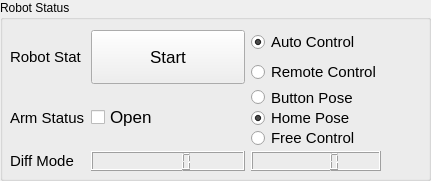
  <widget class="QGroupBox" name="groupBox">
   <property name="geometry">
    <rect>
     <x>10</x>
     <y>10</y>
     <width>431</width>
     <height>181</height>
    </rect>
   </property>
   <property name="title">
    <string>Robot Status</string>
   </property>
   <property name="flat">
    <bool>false</bool>
   </property>
   <widget class="QWidget" name="gridLayoutWidget">
    <property name="geometry">
     <rect>
      <x>10</x>
      <y>30</y>
      <width>371</width>
      <height>141</height>
     </rect>
    </property>
    <layout class="QGridLayout" name="gridLayout">
     <item row="4" column="0">
      <widget class="QLabel" name="label_3">
       <property name="sizePolicy">
        <sizepolicy hsizetype="Minimum" vsizetype="Preferred">
         <horstretch>0</horstretch>
         <verstretch>0</verstretch>
        </sizepolicy>
       </property>
       <property name="minimumSize">
        <size>
         <width>0</width>
         <height>0</height>
        </size>
       </property>
       <property name="font">
        <font>
         <pointsize>11</pointsize>
        </font>
       </property>
       <property name="text">
        <string>Diff Mode</string>
       </property>
      </widget>
     </item>
     <item row="0" column="2">
      <layout class="QVBoxLayout" name="verticalLayout">
       <item>
        <widget class="QRadioButton" name="btnModeAuto">
         <property name="font">
          <font>
           <pointsize>11</pointsize>
          </font>
         </property>
         <property name="text">
          <string>Auto Control</string>
         </property>
         <property name="checked">
          <bool>true</bool>
         </property>
         <attribute name="buttonGroup">
          <string notr="true">buttonGroup_2</string>
         </attribute>
        </widget>
       </item>
       <item>
        <widget class="QRadioButton" name="btnModeRemote">
         <property name="font">
          <font>
           <pointsize>11</pointsize>
          </font>
         </property>
         <property name="text">
          <string>Remote Control</string>
         </property>
         <attribute name="buttonGroup">
          <string notr="true">buttonGroup_2</string>
         </attribute>
        </widget>
       </item>
      </layout>
     </item>
     <item row="4" column="1">
      <widget class="QLCDNumber" name="lcdNumberDiffMode">
       <property name="sizePolicy">
        <sizepolicy hsizetype="Preferred" vsizetype="Fixed">
         <horstretch>25</horstretch>
         <verstretch>50</verstretch>
        </sizepolicy>
       </property>
       <property name="minimumSize">
        <size>
         <width>0</width>
         <height>19</height>
        </size>
       </property>
       <property name="sizeIncrement">
        <size>
         <width>0</width>
         <height>0</height>
        </size>
       </property>
       <property name="baseSize">
        <size>
         <width>0</width>
         <height>0</height>
        </size>
       </property>
       <property name="styleSheet">
        <string notr="true"/>
       </property>
      </widget>
     </item>
     <item row="0" column="0">
      <widget class="QLabel" name="label">
       <property name="sizePolicy">
        <sizepolicy hsizetype="Minimum" vsizetype="Preferred">
         <horstretch>0</horstretch>
         <verstretch>0</verstretch>
        </sizepolicy>
       </property>
       <property name="font">
        <font>
         <pointsize>11</pointsize>
        </font>
       </property>
       <property name="text">
        <string>Robot Stat</string>
       </property>
      </widget>
     </item>
     <item row="1" column="2">
      <layout class="QVBoxLayout" name="verticalLayout_2">
       <item>
        <widget class="QRadioButton" name="btnModeBP">
         <property name="font">
          <font>
           <pointsize>11</pointsize>
          </font>
         </property>
         <property name="text">
          <string>Button Pose</string>
         </property>
         <attribute name="buttonGroup">
          <string notr="true">buttonGroup</string>
         </attribute>
        </widget>
       </item>
       <item>
        <widget class="QRadioButton" name="btnModeHP">
         <property name="font">
          <font>
           <pointsize>11</pointsize>
          </font>
         </property>
         <property name="text">
          <string>Home Pose</string>
         </property>
         <property name="checked">
          <bool>true</bool>
         </property>
         <attribute name="buttonGroup">
          <string notr="true">buttonGroup</string>
         </attribute>
        </widget>
       </item>
       <item>
        <widget class="QRadioButton" name="btnModeFC">
         <property name="font">
          <font>
           <pointsize>11</pointsize>
          </font>
         </property>
         <property name="text">
          <string>Free Control</string>
         </property>
         <attribute name="buttonGroup">
          <string notr="true">buttonGroup</string>
         </attribute>
        </widget>
       </item>
      </layout>
     </item>
     <item row="1" column="0">
      <widget class="QLabel" name="label_2">
       <property name="sizePolicy">
        <sizepolicy hsizetype="Minimum" vsizetype="Preferred">
         <horstretch>0</horstretch>
         <verstretch>0</verstretch>
        </sizepolicy>
       </property>
       <property name="font">
        <font>
         <pointsize>11</pointsize>
        </font>
       </property>
       <property name="text">
        <string>Arm Status</string>
       </property>
      </widget>
     </item>
     <item row="1" column="1">
      <widget class="QCheckBox" name="checkBoxArmOpen">
       <property name="sizePolicy">
        <sizepolicy hsizetype="Preferred" vsizetype="Fixed">
         <horstretch>0</horstretch>
         <verstretch>0</verstretch>
        </sizepolicy>
       </property>
       <property name="minimumSize">
        <size>
         <width>0</width>
         <height>0</height>
        </size>
       </property>
       <property name="font">
        <font>
         <pointsize>13</pointsize>
        </font>
       </property>
       <property name="text">
        <string>Open</string>
       </property>
      </widget>
     </item>
     <item row="0" column="1">
      <widget class="QPushButton" name="pushButtonStart">
       <property name="sizePolicy">
        <sizepolicy hsizetype="Minimum" vsizetype="Preferred">
         <horstretch>0</horstretch>
         <verstretch>0</verstretch>
        </sizepolicy>
       </property>
       <property name="minimumSize">
        <size>
         <width>0</width>
         <height>0</height>
        </size>
       </property>
       <property name="font">
        <font>
         <pointsize>13</pointsize>
        </font>
       </property>
       <property name="cursor">
        <cursorShape>ArrowCursor</cursorShape>
       </property>
       <property name="text">
        <string>Start</string>
       </property>
       <property name="checkable">
        <bool>true</bool>
       </property>
       <property name="autoExclusive">
        <bool>false</bool>
       </property>
      </widget>
     </item>
     <item row="4" column="2">
      <widget class="QLCDNumber" name="lcdNumberDiffMode_2">
       <property name="sizePolicy">
        <sizepolicy hsizetype="Minimum" vsizetype="Fixed">
         <horstretch>0</horstretch>
         <verstretch>20</verstretch>
        </sizepolicy>
       </property>
       <property name="minimumSize">
        <size>
         <width>0</width>
         <height>20</height>
        </size>
       </property>
      </widget>
     </item>
    </layout>
   </widget>
   <zorder>gridLayoutWidget</zorder>
   <zorder>tabWidget</zorder>
   <zorder>tabWidget</zorder>
   <zorder>tabWidget</zorder>
  </widget>
